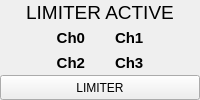
            <widget class="QFrame" name="verticalFrame_State_Limitr_active">
             <layout class="QVBoxLayout" name="verticalLayout_12" stretch="1,2,1">
              <property name="spacing">
               <number>0</number>
              </property>
              <property name="leftMargin">
               <number>0</number>
              </property>
              <property name="topMargin">
               <number>0</number>
              </property>
              <property name="rightMargin">
               <number>0</number>
              </property>
              <property name="bottomMargin">
               <number>0</number>
              </property>
              <item>
               <widget class="QLabel" name="label_17">
                <property name="font">
                 <font>
                  <family>Segoe UI</family>
                  <pointsize>14</pointsize>
                  <weight>50</weight>
                  <bold>false</bold>
                 </font>
                </property>
                <property name="text">
                 <string>LIMITER ACTIVE</string>
                </property>
                <property name="alignment">
                 <set>Qt::AlignCenter</set>
                </property>
               </widget>
              </item>
              <item>
               <layout class="QGridLayout" name="gridLayout_2">
                <property name="horizontalSpacing">
                 <number>30</number>
                </property>
                <item row="0" column="1">
                 <widget class="QLabel" name="limiterActiveCH1">
                  <property name="font">
                   <font>
                    <family>Segoe UI</family>
                    <pointsize>11</pointsize>
                    <weight>75</weight>
                    <bold>true</bold>
                   </font>
                  </property>
                  <property name="styleSheet">
                   <string notr="true"/>
                  </property>
                  <property name="frameShape">
                   <enum>QFrame::NoFrame</enum>
                  </property>
                  <property name="frameShadow">
                   <enum>QFrame::Raised</enum>
                  </property>
                  <property name="lineWidth">
                   <number>0</number>
                  </property>
                  <property name="text">
                   <string>Ch1</string>
                  </property>
                  <property name="alignment">
                   <set>Qt::AlignLeading|Qt::AlignLeft|Qt::AlignVCenter</set>
                  </property>
                  <property name="color_indication_on" stdset="0">
                   <string>indication_on</string>
                  </property>
                  <property name="color_indication_off" stdset="0">
                   <string>indication_off</string>
                  </property>
                 </widget>
                </item>
                <item row="0" column="0">
                 <widget class="QLabel" name="limiterActiveCH0">
                  <property name="font">
                   <font>
                    <family>Segoe UI</family>
                    <pointsize>11</pointsize>
                    <weight>75</weight>
                    <bold>true</bold>
                   </font>
                  </property>
                  <property name="styleSheet">
                   <string notr="true"/>
                  </property>
                  <property name="frameShape">
                   <enum>QFrame::NoFrame</enum>
                  </property>
                  <property name="lineWidth">
                   <number>0</number>
                  </property>
                  <property name="text">
                   <string>Ch0</string>
                  </property>
                  <property name="alignment">
                   <set>Qt::AlignRight|Qt::AlignTrailing|Qt::AlignVCenter</set>
                  </property>
                  <property name="color_indication_on" stdset="0">
                   <string>indication_on</string>
                  </property>
                  <property name="color_indication_off" stdset="0">
                   <string>indication_off</string>
                  </property>
                 </widget>
                </item>
                <item row="1" column="0">
                 <widget class="QLabel" name="limiterActiveCH2">
                  <property name="font">
                   <font>
                    <family>Segoe UI</family>
                    <pointsize>11</pointsize>
                    <weight>75</weight>
                    <bold>true</bold>
                   </font>
                  </property>
                  <property name="styleSheet">
                   <string notr="true"/>
                  </property>
                  <property name="frameShape">
                   <enum>QFrame::NoFrame</enum>
                  </property>
                  <property name="lineWidth">
                   <number>0</number>
                  </property>
                  <property name="text">
                   <string>Ch2</string>
                  </property>
                  <property name="alignment">
                   <set>Qt::AlignRight|Qt::AlignTrailing|Qt::AlignVCenter</set>
                  </property>
                  <property name="color_indication_on" stdset="0">
                   <string>indication_on</string>
                  </property>
                  <property name="color_indication_off" stdset="0">
                   <string>indication_off</string>
                  </property>
                 </widget>
                </item>
                <item row="1" column="1">
                 <widget class="QLabel" name="limiterActiveCH3">
                  <property name="font">
                   <font>
                    <family>Segoe UI</family>
                    <pointsize>11</pointsize>
                    <weight>75</weight>
                    <bold>true</bold>
                   </font>
                  </property>
                  <property name="styleSheet">
                   <string notr="true"/>
                  </property>
                  <property name="frameShape">
                   <enum>QFrame::NoFrame</enum>
                  </property>
                  <property name="lineWidth">
                   <number>0</number>
                  </property>
                  <property name="text">
                   <string>Ch3</string>
                  </property>
                  <property name="alignment">
                   <set>Qt::AlignLeading|Qt::AlignLeft|Qt::AlignVCenter</set>
                  </property>
                  <property name="color_indication_on" stdset="0">
                   <string>indication_on</string>
                  </property>
                  <property name="color_indication_off" stdset="0">
                   <string>indication_off</string>
                  </property>
                 </widget>
                </item>
               </layout>
              </item>
              <item>
               <widget class="QPushBotton_User" name="pushButton_Limiter">
                <property name="sizePolicy">
                 <sizepolicy hsizetype="Preferred" vsizetype="Preferred">
                  <horstretch>0</horstretch>
                  <verstretch>0</verstretch>
                 </sizepolicy>
                </property>
                <property name="text">
                 <string>LIMITER</string>
                </property>
                <property name="checkable">
                 <bool>true</bool>
                </property>
                <property name="QPushButtonCentral" stdset="0">
                 <string>true</string>
                </property>
                <property name="QPushButtonCentral_EnableChecked" stdset="0">
                 <string>true</string>
                </property>
                <property name="QPushButtonCentral_EnableCheckedHover" stdset="0">
                 <string>true</string>
                </property>
                <property name="QPushButtonCentral_EnablePresed" stdset="0">
                 <string>true</string>
                </property>
                <property name="QPushButtonCentral_EnableHover" stdset="0">
                 <string>true</string>
                </property>
                <property name="QPushButtonCentral_EnableHoverPresed" stdset="0">
                 <string>true</string>
                </property>
               </widget>
              </item>
             </layout>
            </widget>
